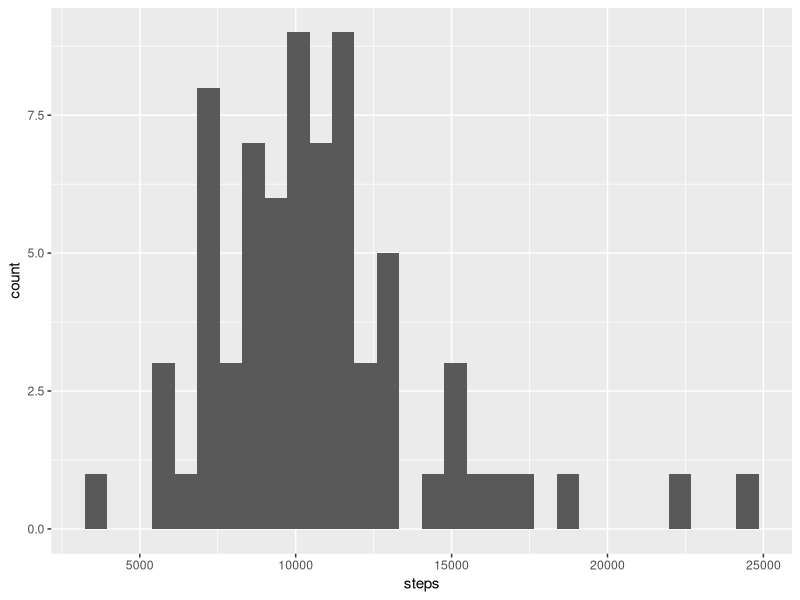
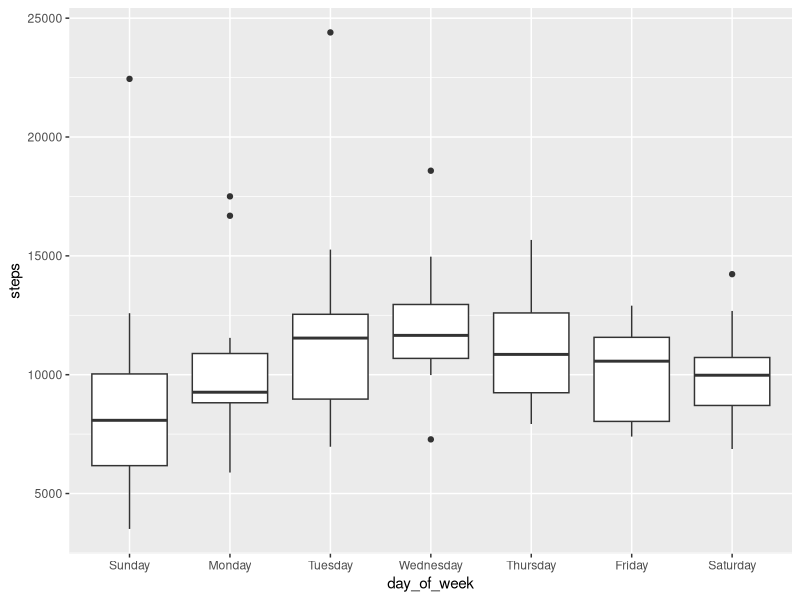

The R source for these figures, in order:
## ---- chunk 1
library(tidyverse)
library(readr)
step_count <- read_csv("pvj_data.csv")


step_count <- step_count |>
  mutate(date = as.Date(date, format = "%m/%d/%y"),
       steps = as.numeric(steps)) |> 
  mutate(day_of_week = wday(date, label = TRUE, abbr = FALSE)) |> 
  select(date, day_of_week, steps)
## ---- chunk 2
ggplot(step_count, aes(x = steps)) +
  geom_histogram()
## ---- chunk 3
ggplot(step_count, aes(x = day_of_week, y = steps)) +
  geom_boxplot()
